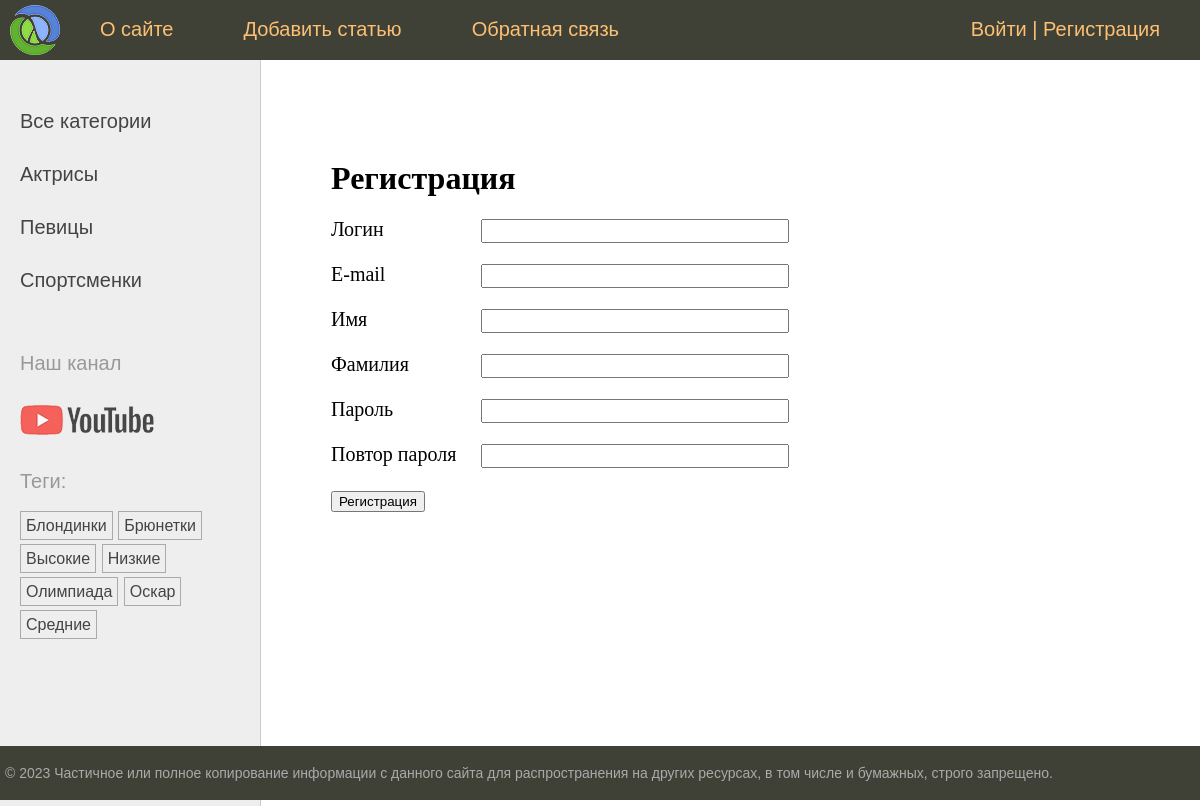
The page /users/register/ on the database its author committed.
### women/models.py (models this page shows, shortened)
class Category(models.Model):
    name = models.CharField(max_length=100, db_index=True, verbose_name='Категория')
    slug = models.SlugField(max_length=255, unique=True, db_index=True, verbose_name='Slug')
    class Meta:
        verbose_name = 'Категория'
        verbose_name_plural = 'Категории'
    def get_absolute_url(self):
        return reverse('category', kwargs={'cat_slug': self.slug})

class TagPost(models.Model):
    tag = models.CharField(max_length=100, db_index=True)
    slug = models.SlugField(max_length=255, unique=True, db_index=True)
    def get_absolute_url(self):
        return reverse('tag', kwargs={'tag_slug': self.slug})

### users/views.py (the view)
# urls.py: path('register/', RegisterUser.as_view(), name='register'),
class RegisterUser(CreateView):
    form_class = RegisterUserForm
    template_name = 'users/register.html'
    extra_context = {'title': 'Регистрация'}
    success_url = reverse_lazy('users:login')

### users/forms.py (shortened to what this page needs)
class RegisterUserForm(UserCreationForm):
    username = forms.CharField(widget=forms.TextInput(attrs={'class': 'form-input'}), label='Логин')
    password1 = forms.CharField(widget=forms.PasswordInput(attrs={'class': 'form-input'}), label='Пароль')
    password2 = forms.CharField(widget=forms.PasswordInput(attrs={'class': 'form-input'}), label='Повтор пароля')
    class Meta:
        model = get_user_model()
        fields = ('username', 'email', 'first_name', 'last_name', 'password1', 'password2')
        labels = {
            'email': 'E-mail',
            'first_name': 'Имя',
            'last_name': 'Фамилия',
        }
        widgets = {
            'email': forms.TextInput(attrs={'class': 'form-input'}),
            'first_name': forms.TextInput(attrs={'class': 'form-input'}),
            'last_name': forms.TextInput(attrs={'class': 'form-input'}),
        }

### users/context_processors.py (called while the page is built)
def get_women_context(request: HttpRequest) -> dict[str, list[dict[str, str]]]:
    return {'mainmenu': menu}

### women/templatetags/women_tags.py (called while the page is built)
@register.inclusion_tag('women/list_categories.html')
def show_categories(cat_selected: int = 0) -> dict[str, Category | int]:
    cats = Category.objects.annotate(total=Count('posts')).filter(total__gt=0)
    return {'cats': cats, 'cat_selected': cat_selected}

@register.inclusion_tag('women/list_tags.html')
def show_all_tags() -> dict[str, TagPost]:
    return {'tags': TagPost.objects.annotate(total=Count('tags')).filter(total__gt=0)}

### users/templates/users/register.html (shortened to what this page needs)
{% extends 'base.html' %}
{% block content %}
    <h1>{{ title }}</h1>
    <form method="post">
        {% for f in form %}
            <p><label class="form-label" for="{{ f.id_for_label }}">{{ f.label }}</label>{{ f }}</p>
        {% endfor %}
        <p><button type="submit">Регистрация</button></p>
    </form>
{% endblock %}

### women/templates/women/list_categories.html
{% for cat in cats %}
    {% if cat.id == cat_selected %}
        <li class="selected">{{ cat.name }}</li>
    {% else %}
        <li><a href="{{ cat.get_absolute_url }}">{{ cat.name }}</a></li>
    {% endif %}
{% endfor %}

### women/templates/women/list_tags.html
{% if tags %}
    <p>Теги: </p>
    <ul class="tags-list">
        {% for t in tags %}
            <li><a href="{{ t.get_absolute_url }}">{{ t.tag }}</a></li>
        {% endfor %}
    </ul>
{% endif %}

### women/static/women/css/styles.css (style rules this page uses)
html, body { font-family: 'Arial'; margin: 0; padding: 0; height: 100%; width: 100%; color: #444; }
a { color: #0059b2; text-decoration: none; }
.left-chapters ul { width: 230px; margin: 0; padding: 20px 10px 10px 20px; list-style: none; font-size: 20px; }
.left-chapters ul li { margin: 30px 0 0 0; color: #999; }
.left-chapters ul li a { color: #444; text-decoration: none; }
ul.tags-list { width: 100%; margin: 0; padding: 0; list-style: none; }
ul.tags-list li { margin: 0; padding: 0 0 10px; display: inline-block; }
ul.tags-list li a { padding: 5px; font-size: 16px; border: 1px solid #aaa; }
.content-text h1 { font-size: 32px; }
.form-input { width: 300px; font-size: 16px; }
.form-label { display: inline-block; min-width: 150px; vertical-align: top; }

### rows shown on the page
Category: name "Актрисы"
Category: name "Певицы"
Category: name "Спортсменки"
TagPost: tag "Блондинки"
TagPost: tag "Брюнетки"
TagPost: tag "Высокие"
TagPost: tag "Низкие"
TagPost: tag "Олимпиада"
TagPost: tag "Оскар"
TagPost: tag "Средние"

### other values the page prints
{{ m.title }} "О сайте" "Добавить статью" "Обратная связь"
{{ title }} "Регистрация"
{{ f.label }} "Логин" "E-mail" "Имя" "Фамилия" "Пароль" "Повтор пароля"
